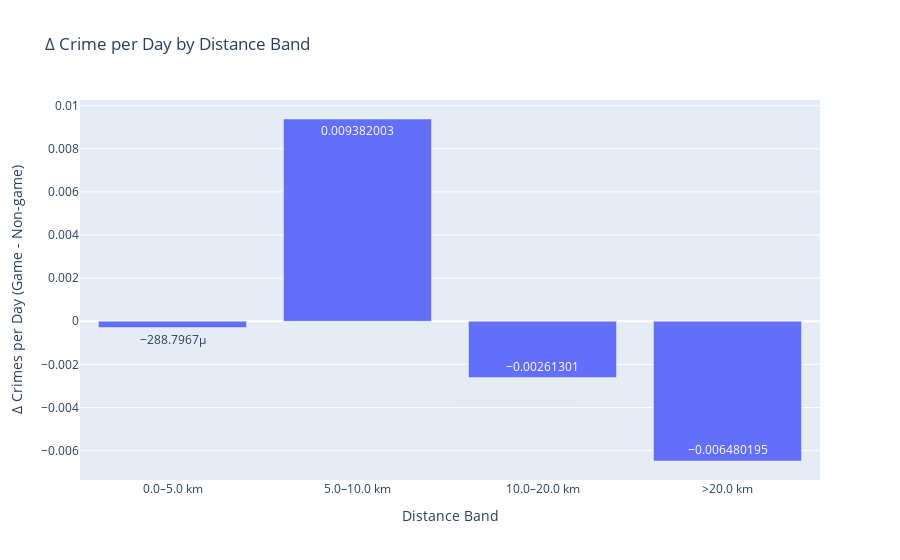

Notebook source saved alongside this figure:
### Code cell
# 1. Define Stadium Coordinates
lincoln_field = (-75.1675, 39.9008)

# 2. Preprocess Crime Data

philly_processed = utils.preprocess_crime_data(philly_crime_all, stadium_coords=lincoln_field, date_col='dispatch_date_time')

# 3. Load Eagles Game Dates
# Load all Eagles games from 2021–2024
eagles_games_all = utils.load_all_eagles_games()

# Filter to home games only
home_games = eagles_games_all[eagles_games_all["Location"] == "Home"]

# 4. Tag Game Windows
philly_tagged = utils.tag_game_windows(
    df=philly_processed,
    games_df=home_games,
    team_name="Eagles",
    window_hours=6
)

# 5. Compute Δ Crime by Distance Bands
philly_delta_by_distance = utils.compute_distance_crime_delta(philly_tagged)

# 6. Plot Stadium-Centered Radius Map with Δ Crime Bar Chart
utils.plot_stadium_radii_map_with_bar_chart(
    stadium_coords=lincoln_field,
    crime_df=philly_tagged,  # must contain 'distance_to_stadium_m' and 'is_game_window'
    radii_meters=[5000, 10000,20000],
    title="Crime Δ by Radius Around Lincoln Financial Field",
    zoom=9
)

### Figure 1 — Plotly figure (JSON) as saved in the notebook; plotly's stock layout.template omitted (floating-point values rounded to 4 significant figures)
{"data": [{"hovertemplate": "Distance Band=%{x}<br>Δ Crimes per Day (Game - Non-game)=%{y}<extra></extra>", "legendgroup": "", "marker": {"color": "#636efa", "pattern": {"shape": ""}}, "name": "", "orientation": "v", "showlegend": false, "textposition": "auto", "texttemplate": "%{y}", "type": "bar", "x": ["0.0–5.0 km", "5.0–10.0 km", "10.0–20.0 km", ">20.0 km"], "xaxis": "x", "y": [-0.0002888, 0.009382, -0.002613, -0.00648], "yaxis": "y"}], "layout": {"autosize": true, "barmode": "relative", "legend": {"tracegroupgap": 0}, "title": {"text": "Δ Crime per Day by Distance Band"}, "xaxis": {"anchor": "y", "autorange": true, "domain": [0, 1], "range": [-0.5, 3.5], "title": {"text": "Distance Band"}, "type": "category"}, "yaxis": {"anchor": "x", "autorange": true, "domain": [0, 1], "range": [-0.007361, 0.01026], "title": {"text": "Δ Crimes per Day (Game - Non-game)"}, "type": "linear"}}}
